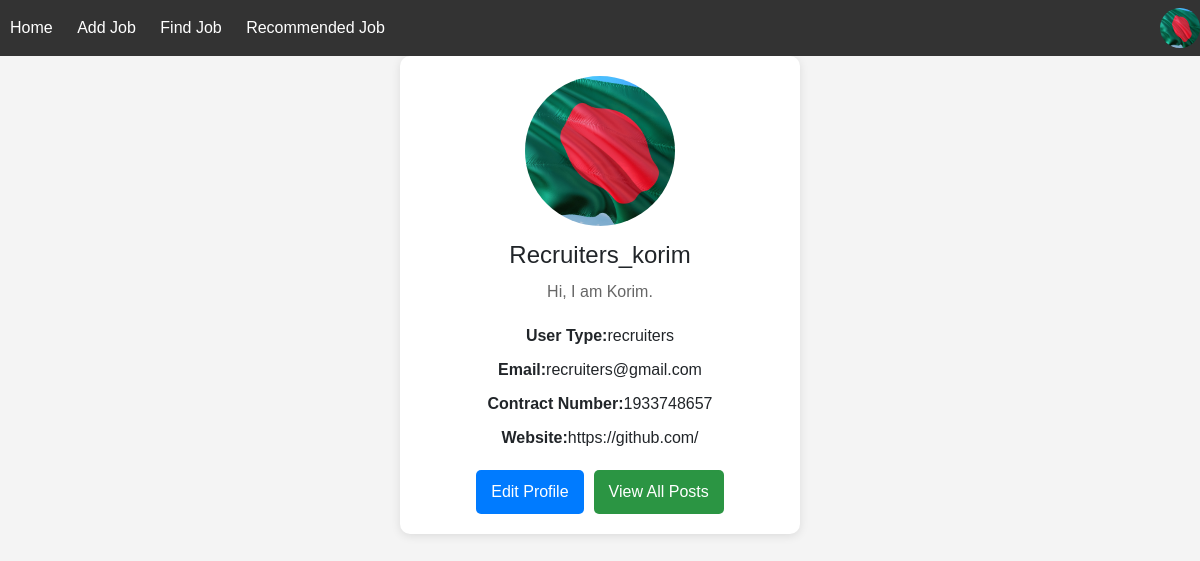
Page /userProfile (signed in) on the committed database.
### app/models.py (models this page shows, shortened)
class CustomUserModel(AbstractUser):
    TYPE=[
        ("recruiters","Recruiters"),
        ("jobseekers","Jobseekers")
    ]
    UserType=models.CharField(choices=TYPE,max_length=10,null=True)
    DisplyName=models.CharField(max_length=100,null=True)
    Bio=models.TextField(max_length=300,null=True)
    ContractNumber=models.PositiveIntegerField(null=True)
    WebLink=models.URLField(null=True)
    Photo=models.ImageField(upload_to="static/Midea/UserPhoto",null=True)

### project/views.py (the view)
# urls.py: path('userProfile',userProfile,name="userProfile"),
@login_required
def userProfile(req):
    return render(req,"users/userProfile.html")

### template/users/userProfile.html (shortened to what this page needs)
{% extends "include/m.html" %}
{% block body %}
<!DOCTYPE html>
<html lang="en">
<head>
    <link rel="stylesheet" href="/static/userProfile.css">
</head>
<body>
    {% if user.UserType == "recruiters" %}
        <div class="profile-container">
            <img src="/{{ user.Photo }}" alt="Profile Picture" class="profile-pic">
            <h1 class="username">{{ user.DisplyName }}</h1>
            <p class="bio">{{ user.Bio }}</p>
            <ul class="info-list">
                <li><strong>User Type:</strong>{{ user.UserType }}</li>
                <li><strong>Email:</strong>{{ user.email }}</li>
                <li><strong>Contract Number:</strong>{{ user.ContractNumber }}</li>
                <li><strong>Website:</strong>{{ user.WebLink }}</li>
            </ul>
            <div class="button-container">
                <a href="{% url 'editeProfile' %}"><button class="edit-button">Edit Profile</button></a>
                <a href="{% url 'allPost' %}"><button class="all-posts-button">View All Posts</button></a>
            </div>
        </div>
    {% endif %}
</body>
</html>
{% endblock body %}

### template/include/navber.html (shortened to what this page needs)
<nav class="navbar">
    <div class="navbar-left">
        <a href="{% url "homePage" %}">Home</a>
        <a href="{% url 'addJobPage' %}">Add Job</a>
        <a href="{% url 'findjobPage' %}">Find Job</a>
        <a href="{% url 'recommendedPage' %}">Recommended Job</a>
    </div>
    <div class="navbar-right">
        {% if user.is_authenticated %}
        <div class="user-dropdown">
            <img src="/{{user.Photo}}" alt="{{user.DisplyName}}">
        </div>
        {% else %}
        <a href="loginPage">Login</a>
        {% endif %}
    </div>
</nav>

### static/m.css (style rules this page uses)
body { font-family: Arial, sans-serif; margin: 0; padding: 0; }
.navbar { display: flex; justify-content: space-between; align-items: center; background-color: #333; padding: 10px 20px; }
.navbar a { color: white; text-decoration: none; margin: 0 10px; }
.navbar-right { display: flex; align-items: center; }
.user-dropdown { position: relative; display: inline-block; }
.user-dropdown img { width: 40px; height: 40px; border-radius: 50%; cursor: pointer; }

### static/userProfile.css (style rules this page uses)
body { font-family: Arial, sans-serif; background-color: #f4f4f4; margin: 0; padding: 0; justify-content: center; align-items: center; height: 100vh; }
.profile-container { background-color: #fff; border-radius: 10px; box-shadow: 0 2px 10px rgba(0, 0, 0, 0.1); max-width: 400px; margin: 0 auto; padding: 20px; text-align: center; }
.profile-pic { border-radius: 50%; width: 150px; height: 150px; object-fit: cover; }
.username { font-size: 24px; margin: 15px 0 10px; }
.bio { color: #666; margin-bottom: 20px; }
.info-list { list-style: none; padding: 0; margin: 20px 0; }
.info-list li { margin: 10px 0; }
.button-container { display: flex; justify-content: center; gap: 10px; }
.edit-button, .all-posts-button { background-color: #007BFF; color: white; border: none; border-radius: 5px; padding: 10px 15px; cursor: pointer; font-size: 16px; flex: 1; }
.all-posts-button { background-color: #2b9543; }

### rows in the picture
CustomUserModel: Photo (picture), DisplyName "Recruiters_korim", Bio "Hi, I am Korim.", UserType "recruiters", email "recruiters@gmail.com", ContractNumber "1933748657", WebLink "https://github.com/"
